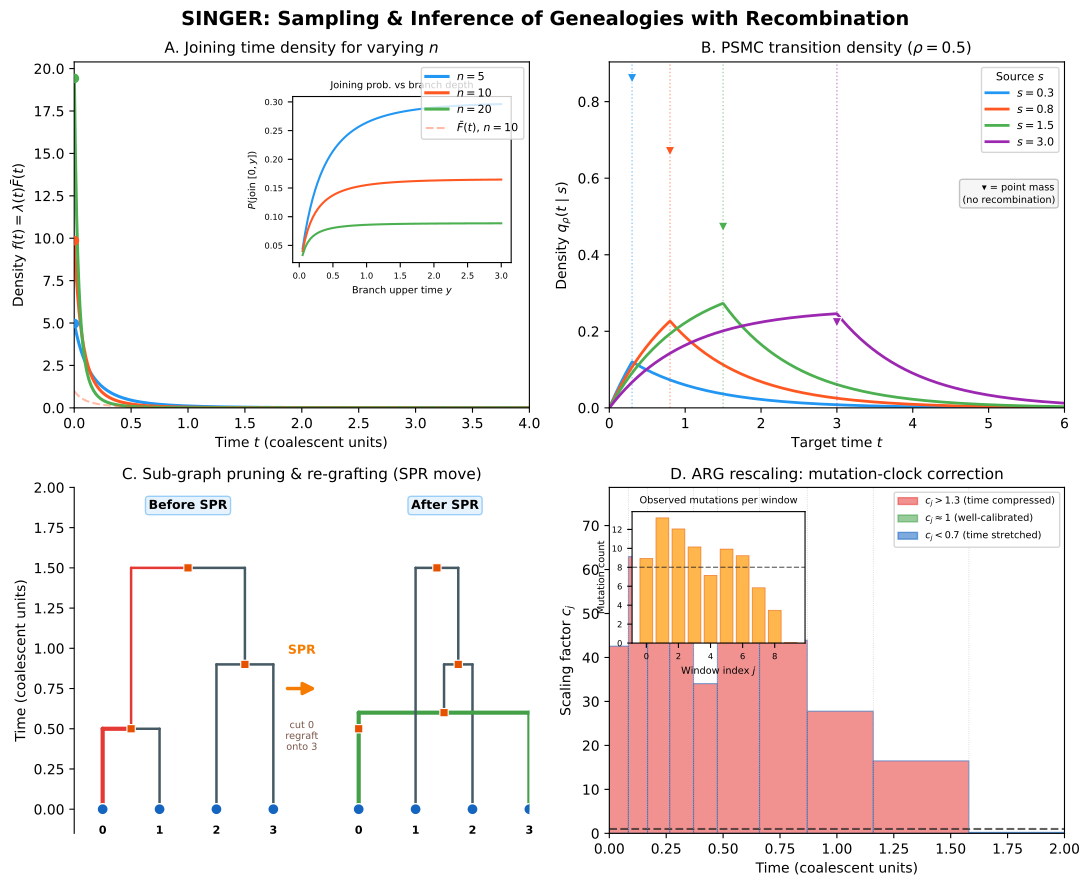

Write the Python code that produced this figure.
"""
Figure: SINGER algorithm core components.

Four-panel overview of the key pieces of SINGER (Sampling and Inference of
Genealogies with Recombination): branch joining probabilities, PSMC
transition densities, SPR tree rearrangement, and ARG rescaling factors.
"""

import numpy as np
import matplotlib.pyplot as plt
import matplotlib.patches as mpatches
from watchgen.mini_singer import (
    f_approx,
    F_bar_approx,
    joining_prob_approx,
    psmc_transition_density,
    SimpleTree,
    spr_move,
    partition_time_axis,
    count_mutations_per_window,
    compute_scaling_factors,
)

plt.rcParams.update({
    "font.size": 10,
    "axes.titlesize": 11,
    "axes.labelsize": 10,
    "figure.dpi": 150,
})

fig, axes = plt.subplots(2, 2, figsize=(11, 9))
fig.suptitle("SINGER: Sampling & Inference of Genealogies with Recombination",
             fontsize=14, fontweight="bold")

# ============================================================================
# Panel A: Branch Joining Probability Density
# ============================================================================
ax = axes[0, 0]

t_vals = np.linspace(0.001, 5.0, 500)
colours_a = ["#2196F3", "#FF5722", "#4CAF50"]
n_values = [5, 10, 20]

for idx, n in enumerate(n_values):
    density = f_approx(t_vals, n)
    ax.plot(t_vals, density, lw=2.2, color=colours_a[idx], label=f"$n = {n}$")

    # Mark the mode (peak) of each density
    peak_idx = np.argmax(density)
    ax.plot(t_vals[peak_idx], density[peak_idx], "o", color=colours_a[idx],
            ms=6, zorder=5)

# Add the survival function for n=10 as a dashed reference
survival_10 = F_bar_approx(t_vals, 10)
ax.plot(t_vals, survival_10, "--", lw=1.5, color="#FF5722", alpha=0.4,
        label=r"$\bar{F}(t)$, $n=10$")

ax.set_xlabel("Time $t$ (coalescent units)")
ax.set_ylabel("Density $f(t) = \\lambda(t) \\bar{F}(t)$")
ax.set_title("A. Joining time density for varying $n$")
ax.legend(fontsize=8, loc="upper right")
ax.set_xlim(0, 4.0)
ax.set_ylim(bottom=0)

# Inset: joining probability for a branch [x, y] as a function of y
inset_a = ax.inset_axes([0.48, 0.42, 0.48, 0.48])
y_vals = np.linspace(0.05, 3.0, 80)
for idx, n in enumerate(n_values):
    probs = [joining_prob_approx(0.0, y, n) for y in y_vals]
    inset_a.plot(y_vals, probs, lw=1.5, color=colours_a[idx])
inset_a.set_xlabel("Branch upper time $y$", fontsize=7)
inset_a.set_ylabel("$P$(join $[0, y]$)", fontsize=7)
inset_a.set_title("Joining prob. vs branch depth", fontsize=7)
inset_a.tick_params(labelsize=6)

# ============================================================================
# Panel B: PSMC Transition Density q(t | s)
# ============================================================================
ax = axes[0, 1]

rho_b = 0.5
s_values = [0.3, 0.8, 1.5, 3.0]
colours_b = ["#2196F3", "#FF5722", "#4CAF50", "#9C27B0"]
t_dense = np.linspace(0.001, 6.0, 600)

for idx, s in enumerate(s_values):
    # Compute continuous density (excluding point mass at t=s)
    q_vals = np.array([psmc_transition_density(t, s, rho_b) for t in t_dense])
    ax.plot(t_dense, q_vals, lw=2, color=colours_b[idx],
            label=f"$s = {s}$")

    # Mark the source time s with a vertical dashed line
    ax.axvline(s, color=colours_b[idx], ls=":", lw=1, alpha=0.5)

    # Show the point mass at t=s as a dot
    p_mass = np.exp(-rho_b * s)
    ax.plot(s, p_mass, "v", color=colours_b[idx], ms=7, zorder=5,
            markeredgecolor="white", markeredgewidth=0.8)

ax.set_xlabel("Target time $t$")
ax.set_ylabel("Density $q_{\\rho}(t \\mid s)$")
ax.set_title(f"B. PSMC transition density ($\\rho = {rho_b}$)")
ax.legend(fontsize=8, title="Source $s$", title_fontsize=8, loc="upper right")
ax.set_xlim(0, 6.0)
ax.set_ylim(bottom=0)

# Annotate the point mass meaning
ax.annotate("$\\blacktriangledown$ = point mass\n(no recombination)",
            xy=(0.98, 0.65), xycoords="axes fraction",
            fontsize=7, ha="right", va="top",
            bbox=dict(boxstyle="round,pad=0.3", fc="#f5f5f5", ec="#bdbdbd",
                      alpha=0.9))

# ============================================================================
# Panel C: SPR Move -- Before and After Trees
# ============================================================================
ax = axes[1, 0]
ax.set_xlim(-0.5, 7.5)
ax.set_ylim(-0.15, 2.0)

def draw_tree(ax, tree, leaf_positions, x_offset, color_map=None,
              highlight_edges=None, title_text=None):
    """Draw a simple tree as a stick figure (cladogram style).

    Parameters
    ----------
    ax : matplotlib Axes
    tree : SimpleTree
    leaf_positions : dict mapping leaf node -> x position
    x_offset : float
        Horizontal shift for the entire tree.
    color_map : dict or None
        Map from (child, parent) -> color for individual edges.
    highlight_edges : set of (child, parent) or None
        Edges to draw with thicker, highlighted style.
    title_text : str or None
    """
    if color_map is None:
        color_map = {}
    if highlight_edges is None:
        highlight_edges = set()

    # Compute x positions for internal nodes as midpoint of children
    positions = dict(leaf_positions)
    # Iteratively assign internal node positions
    for _ in range(10):  # iterate until stable
        for node, children_list in tree.children.items():
            if node not in positions and all(c in positions for c in children_list):
                positions[node] = np.mean([positions[c] for c in children_list])

    # Draw edges
    for child, par in tree.parent.items():
        if par is None:
            continue
        cx = positions.get(child, 0) + x_offset
        px = positions.get(par, 0) + x_offset
        ct = tree.time[child]
        pt = tree.time[par]

        edge_key = (child, par)
        col = color_map.get(edge_key, "#455A64")
        lw = 3.0 if edge_key in highlight_edges else 1.8

        # Vertical line from child up to parent height
        ax.plot([cx, cx], [ct, pt], color=col, lw=lw, solid_capstyle="round")
        # Horizontal line connecting to parent x
        ax.plot([cx, px], [pt, pt], color=col, lw=lw, solid_capstyle="round")

    # Draw nodes
    for node, t in tree.time.items():
        x = positions.get(node, 0) + x_offset
        if t == 0:
            ax.plot(x, t, "o", color="#1565C0", ms=8, zorder=5,
                    markeredgecolor="white", markeredgewidth=1)
            ax.text(x, -0.1, str(node), ha="center", va="top", fontsize=8,
                    fontweight="bold")
        else:
            ax.plot(x, t, "s", color="#E65100", ms=6, zorder=5,
                    markeredgecolor="white", markeredgewidth=0.8)

    if title_text:
        center_x = np.mean([positions[n] + x_offset for n in positions])
        ax.text(center_x, 1.85, title_text, ha="center", va="bottom",
                fontsize=9, fontweight="bold",
                bbox=dict(boxstyle="round,pad=0.25", fc="#E3F2FD",
                          ec="#90CAF9", alpha=0.9))

# Build the original tree
tree_before = SimpleTree(
    parent={0: 4, 1: 4, 2: 5, 3: 5, 4: 6, 5: 6},
    time={0: 0.0, 1: 0.0, 2: 0.0, 3: 0.0, 4: 0.5, 5: 0.9, 6: 1.5}
)

leaf_pos_before = {0: 0.0, 1: 1.0, 2: 2.0, 3: 3.0}

# Highlight the branch that will be cut (node 0 -> node 4)
highlight_before = {(0, 4)}
color_before = {(0, 4): "#E53935", (1, 4): "#455A64", (2, 5): "#455A64",
                (3, 5): "#455A64", (4, 6): "#E53935", (5, 6): "#455A64"}

draw_tree(ax, tree_before, leaf_pos_before, x_offset=0.0,
          color_map=color_before, highlight_edges=highlight_before,
          title_text="Before SPR")

# Perform the SPR move: cut node 0, re-attach to branch of node 3
tree_after = spr_move(tree_before, cut_node=0, new_parent=3, new_time=0.6)

leaf_pos_after = {0: 0.0, 1: 1.0, 2: 2.0, 3: 3.0}

# Highlight the newly created edges
new_internal = max(tree_after.time.keys())
highlight_after = {(0, new_internal), (3, new_internal)}
color_after = {}
for child, par in tree_after.parent.items():
    if par is not None:
        if (child, par) in highlight_after:
            color_after[(child, par)] = "#43A047"
        else:
            color_after[(child, par)] = "#455A64"

draw_tree(ax, tree_after, leaf_pos_after, x_offset=4.5,
          color_map=color_after, highlight_edges=highlight_after,
          title_text="After SPR")

# Draw the arrow between the two trees
ax.annotate("", xy=(3.8, 0.75), xytext=(3.2, 0.75),
            arrowprops=dict(arrowstyle="-|>", color="#F57C00", lw=2.5,
                            mutation_scale=18))
ax.text(3.5, 0.95, "SPR", ha="center", va="bottom", fontsize=9,
        fontweight="bold", color="#F57C00")
ax.text(3.5, 0.55, "cut 0\nregraft\nonto 3", ha="center", va="top",
        fontsize=7, color="#795548")

ax.set_ylabel("Time (coalescent units)")
ax.set_title("C. Sub-graph pruning & re-grafting (SPR move)")
ax.set_xticks([])
ax.spines["top"].set_visible(False)
ax.spines["right"].set_visible(False)
ax.spines["bottom"].set_visible(False)

# ============================================================================
# Panel D: ARG Rescaling -- Scaling Factors Across Time Windows
# ============================================================================
ax = axes[1, 1]

np.random.seed(42)

# Simulate a simple ARG with known branches
branches_d = [
    (1000, 0.0, 0.2),
    (1000, 0.0, 0.2),
    (1000, 0.0, 0.2),
    (1000, 0.0, 0.5),
    (1000, 0.0, 0.5),
    (1000, 0.2, 0.5),
    (1000, 0.2, 0.5),
    (1000, 0.5, 1.0),
    (1000, 0.5, 1.0),
    (1000, 1.0, 2.0),
]

J_d = 10
boundaries_d = partition_time_axis(branches_d, J=J_d)

# Generate mutations with a non-uniform density: more near the present
# (simulating a bottleneck or rate variation scenario)
n_mut = 80
mut_lowers = np.random.exponential(0.3, size=n_mut)
mut_uppers = mut_lowers + np.random.exponential(0.3, size=n_mut)
mut_uppers = np.clip(mut_uppers, mut_lowers + 0.01, 2.0)
mutations_d = list(zip(mut_lowers, mut_uppers))

counts_d = count_mutations_per_window(mutations_d, boundaries_d)
total_length_d = sum(span * (hi - lo) for span, lo, hi in branches_d)
theta_d = 0.001
scaling_d = compute_scaling_factors(counts_d, total_length_d, theta_d, J_d)

# Plot scaling factors as a step function
window_mids = 0.5 * (boundaries_d[:-1] + boundaries_d[1:])

# Bar chart of scaling factors
bar_widths = np.diff(boundaries_d)
bars = ax.bar(boundaries_d[:-1], scaling_d, width=bar_widths, align="edge",
              color="#2196F3", alpha=0.6, edgecolor="#1565C0", linewidth=0.8,
              label="Scaling factor $c_j$")

# Color bars by value: red for stretched, blue for compressed
for bar, c_val in zip(bars, scaling_d):
    if c_val > 1.3:
        bar.set_facecolor("#E53935")
        bar.set_alpha(0.55)
    elif c_val < 0.7:
        bar.set_facecolor("#1565C0")
        bar.set_alpha(0.55)
    else:
        bar.set_facecolor("#43A047")
        bar.set_alpha(0.55)

ax.axhline(1.0, color="#212121", ls="--", lw=1.5, alpha=0.7, label="$c = 1$ (no change)")

# Add boundary tick marks
for b in boundaries_d:
    ax.axvline(b, color="#BDBDBD", ls=":", lw=0.6, alpha=0.7)

# Legend patches
patch_over = mpatches.Patch(color="#E53935", alpha=0.55, label="$c_j > 1.3$ (time compressed)")
patch_ok = mpatches.Patch(color="#43A047", alpha=0.55, label="$c_j \\approx 1$ (well-calibrated)")
patch_under = mpatches.Patch(color="#1565C0", alpha=0.55, label="$c_j < 0.7$ (time stretched)")
ax.legend(handles=[patch_over, patch_ok, patch_under], fontsize=7,
          loc="upper right")

ax.set_xlabel("Time (coalescent units)")
ax.set_ylabel("Scaling factor $c_j$")
ax.set_title("D. ARG rescaling: mutation-clock correction")
ax.set_xlim(boundaries_d[0], boundaries_d[-1])
ax.set_ylim(0, max(scaling_d) * 1.25)

# Inset: mutation counts per window
inset_d = ax.inset_axes([0.05, 0.55, 0.38, 0.38])
inset_d.bar(np.arange(J_d), counts_d, color="#FF9800", alpha=0.7,
            edgecolor="#E65100", linewidth=0.5)
inset_d.axhline(counts_d.mean(), color="#212121", ls="--", lw=1, alpha=0.6)
inset_d.set_xlabel("Window index $j$", fontsize=7)
inset_d.set_ylabel("Mutation count", fontsize=7)
inset_d.set_title("Observed mutations per window", fontsize=7)
inset_d.tick_params(labelsize=6)

# ============================================================================
# Save
# ============================================================================
plt.tight_layout()
plt.savefig("figures/fig_mini_singer.png", dpi=150, bbox_inches="tight")
plt.savefig("figures/fig_mini_singer.pdf", bbox_inches="tight")
print("Saved figures/fig_mini_singer.png and .pdf")
